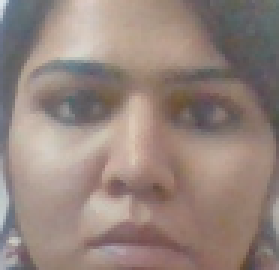
#> input picture dataset/00000.png, 93 x 90 px (shown 3 times larger); its folder holds 4 pictures in this run
$ python rgb_extraction.py
#> lines starting #> are read from the running program, lines starting #| are printed output that depends on the picture; long printed decimals are rounded
# Python script to display all pixels RGB values
# from an image and output them a row at a time
#
# Import the PIL library - pip3 install Pillow
from PIL import Image
import glob
import matplotlib.pyplot as plt
images=glob.glob("A:\MINOR PROJECT\Heart-Rate-Detection-rPPg\dataset\*.png")

red = []
green = []
blue = []
count = 1;
for image in images:
    # Open our image
    im = Image.open(image)
#> im is the input picture: PIL image 93x90 RGB; mean R, G, B 149.5, 132.3, 124.8
    #print("Image : " + str(count))
    #count += 1
    # Convert our image to RGB
    rgb_im = im.convert('RGB')

    # Use the .size object to retrieve a tuple contain (width,height) of the image
    # and assign them to width and height variables
    width = rgb_im.size[0]
#> width = 93
    height = rgb_im.size[1]
#> height = 90

    # set some counters for current row and column and total pixels
    row = 1
    col = 1
    pix = 0

    # create an empty output row
    rowdata = ""

    # loop through each pixel in each row outputting RGB value as we go...
    # all the plus and minus ones are to deal with the .getpixel class being
    # zero indexed and we want the output to start at pixel 1,1 not 0,0!
    Red_val = 0
    Green_val = 0
    Blue_val = 0
    while row < height + 1:
        while col < width + 1:
            # get the RGB values from the current pixel
            r, g, b = rgb_im.getpixel((col - 1, row - 1))
            # Add all red , green and blue values
            Red_val += r
            Green_val += g
            Blue_val += b

            # increment the column count
            col = col + 1
            # increment the pixel count
            pix = pix + 1

        # increment the row...
        row = row + 1
        # reset the column count
        col = 1
#> after the loop, Blue_val = 1044711; Green_val = 1107110; Red_val = 1250935; pix = 8370; row = 91

    avg_red = Red_val / pix
#> avg_red = 149.5
    avg_green = Green_val / pix
#> avg_green = 132.3
    avg_blue = Blue_val / pix
#> avg_blue = 124.8

    print(str(count) + ": "+ '('+ str(avg_red) + ',' + str(avg_green) + ',' + str(avg_blue) + ')')
#| 1: (149.455,132.271,124.816)
    count += 1
    red.append(avg_red)
    green.append(avg_green)
    blue.append(avg_blue)

fig = plt.figure()

ax1 = fig.add_subplot(311)
ax1.plot(red, 'r')

ax2 = fig.add_subplot(312)
ax2.plot(blue , 'b')

ax3 = fig.add_subplot(313)
ax3.plot(green, 'g')

plt.show()
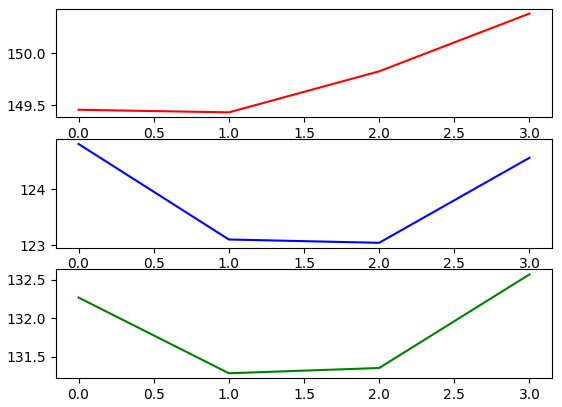
#> figure drawn by matplotlib, 3 panels
